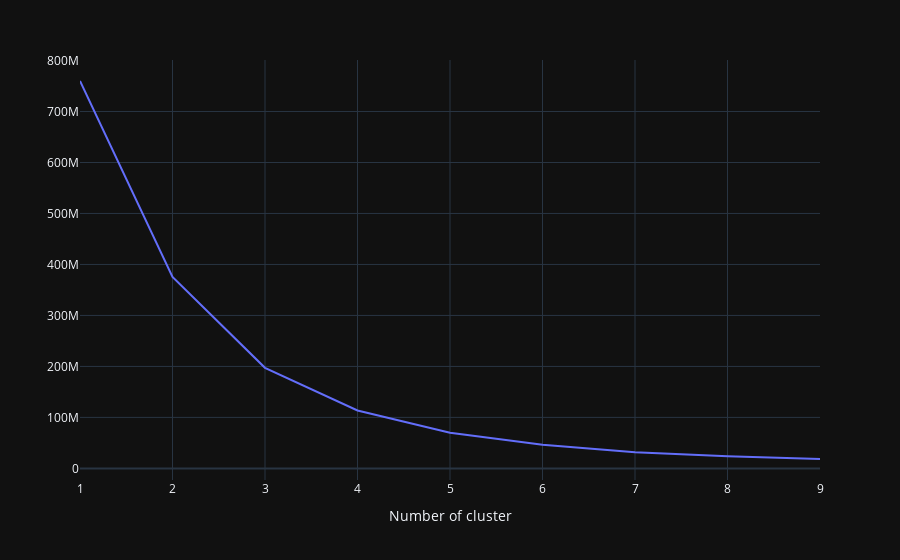

This figure's notebook cell:
### Code cell
my_dict={}
ctm_frequency = cust_freq[['Frequency']]
for idx in range(1, 10):
    kmeans = KMeans(n_clusters=idx, max_iter=1000).fit(ctm_frequency)
    ctm_frequency["clusters"] = kmeans.labels_
    my_dict[idx] = kmeans.inertia_ 

line_fig = px.line(x=list(my_dict.keys()), 
                   y=list(my_dict.values()), 
                   template="plotly_dark"
                  )

line_fig.update_layout(title_x=0, 
                       xaxis_title="Number of cluster", 
                       yaxis_title=""
                      )

line_fig.show(config={'displaylogo': False})

### Figure 1 — Plotly figure (JSON) as saved in the notebook; plotly's stock layout.template omitted (floating-point values rounded to 4 significant figures)
{"data": [{"hovertemplate": "x=%{x}<br>y=%{y}<extra></extra>", "legendgroup": "", "line": {"color": "#636efa", "dash": "solid"}, "marker": {"symbol": "circle"}, "mode": "lines", "name": "", "orientation": "v", "showlegend": false, "type": "scatter", "x": [1, 2, 3, 4, 5, 6, 7, 8, 9], "xaxis": "x", "y": [759900000.0, 375700000.0, 197300000.0, 113600000.0, 69740000.0, 46540000.0, 31800000.0, 24000000.0, 18410000.0], "yaxis": "y"}], "layout": {"legend": {"tracegroupgap": 0}, "margin": {"t": 60}, "title": {"x": 0}, "xaxis": {"anchor": "y", "domain": [0, 1], "title": {"text": "Number of cluster"}}, "yaxis": {"anchor": "x", "domain": [0, 1], "title": {"text": ""}}}}
